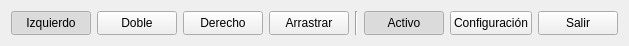
<ui version="4.0" >
 <class>MainWidget</class>
 <widget class="QWidget" name="MainWidget" >
  <property name="geometry" >
   <rect>
    <x>0</x>
    <y>0</y>
    <width>602</width>
    <height>46</height>
   </rect>
  </property>
  <property name="sizePolicy" >
   <sizepolicy vsizetype="Preferred" hsizetype="Preferred" >
    <horstretch>0</horstretch>
    <verstretch>0</verstretch>
   </sizepolicy>
  </property>
  <property name="windowTitle" >
   <string>Nadir</string>
  </property>
  <layout class="QGridLayout" name="gridLayout" >
   <item row="0" column="0" >
    <widget class="QPushButton" name="clickButton" >
     <property name="sizePolicy" >
      <sizepolicy vsizetype="Minimum" hsizetype="Minimum" >
       <horstretch>0</horstretch>
       <verstretch>0</verstretch>
      </sizepolicy>
     </property>
     <property name="text" >
      <string>Izquierdo</string>
     </property>
     <property name="checkable" >
      <bool>true</bool>
     </property>
     <property name="checked" >
      <bool>true</bool>
     </property>
     <property name="autoExclusive" >
      <bool>true</bool>
     </property>
    </widget>
   </item>
   <item row="0" column="2" >
    <widget class="QPushButton" name="rightClickButton" >
     <property name="sizePolicy" >
      <sizepolicy vsizetype="Minimum" hsizetype="Minimum" >
       <horstretch>0</horstretch>
       <verstretch>0</verstretch>
      </sizepolicy>
     </property>
     <property name="text" >
      <string>Derecho</string>
     </property>
     <property name="checkable" >
      <bool>true</bool>
     </property>
     <property name="autoExclusive" >
      <bool>true</bool>
     </property>
    </widget>
   </item>
   <item row="0" column="4" >
    <widget class="QPushButton" name="dragButton" >
     <property name="sizePolicy" >
      <sizepolicy vsizetype="Minimum" hsizetype="Minimum" >
       <horstretch>0</horstretch>
       <verstretch>0</verstretch>
      </sizepolicy>
     </property>
     <property name="text" >
      <string>Arrastrar</string>
     </property>
     <property name="checkable" >
      <bool>true</bool>
     </property>
     <property name="autoExclusive" >
      <bool>true</bool>
     </property>
    </widget>
   </item>
   <item row="0" column="5" >
    <widget class="Line" name="line" >
     <property name="orientation" >
      <enum>Qt::Vertical</enum>
     </property>
    </widget>
   </item>
   <item row="0" column="6" >
    <widget class="QPushButton" name="activeButton" >
     <property name="sizePolicy" >
      <sizepolicy vsizetype="Minimum" hsizetype="Minimum" >
       <horstretch>0</horstretch>
       <verstretch>0</verstretch>
      </sizepolicy>
     </property>
     <property name="text" >
      <string>Activo</string>
     </property>
     <property name="checkable" >
      <bool>true</bool>
     </property>
     <property name="checked" >
      <bool>true</bool>
     </property>
    </widget>
   </item>
   <item row="0" column="7" >
    <widget class="QPushButton" name="confButton" >
     <property name="sizePolicy" >
      <sizepolicy vsizetype="Minimum" hsizetype="Minimum" >
       <horstretch>0</horstretch>
       <verstretch>0</verstretch>
      </sizepolicy>
     </property>
     <property name="text" >
      <string>Configuración</string>
     </property>
    </widget>
   </item>
   <item row="0" column="8" >
    <widget class="QPushButton" name="exitButton" >
     <property name="sizePolicy" >
      <sizepolicy vsizetype="Minimum" hsizetype="Minimum" >
       <horstretch>0</horstretch>
       <verstretch>0</verstretch>
      </sizepolicy>
     </property>
     <property name="text" >
      <string>Salir</string>
     </property>
    </widget>
   </item>
   <item row="0" column="1" >
    <widget class="QPushButton" name="dbClickButton" >
     <property name="sizePolicy" >
      <sizepolicy vsizetype="Minimum" hsizetype="Minimum" >
       <horstretch>0</horstretch>
       <verstretch>0</verstretch>
      </sizepolicy>
     </property>
     <property name="text" >
      <string>Doble</string>
     </property>
     <property name="checkable" >
      <bool>true</bool>
     </property>
     <property name="autoExclusive" >
      <bool>true</bool>
     </property>
    </widget>
   </item>
  </layout>
 </widget>
 <resources>
  <include location="nadir.qrc" />
 </resources>
 <connections/>
</ui>
